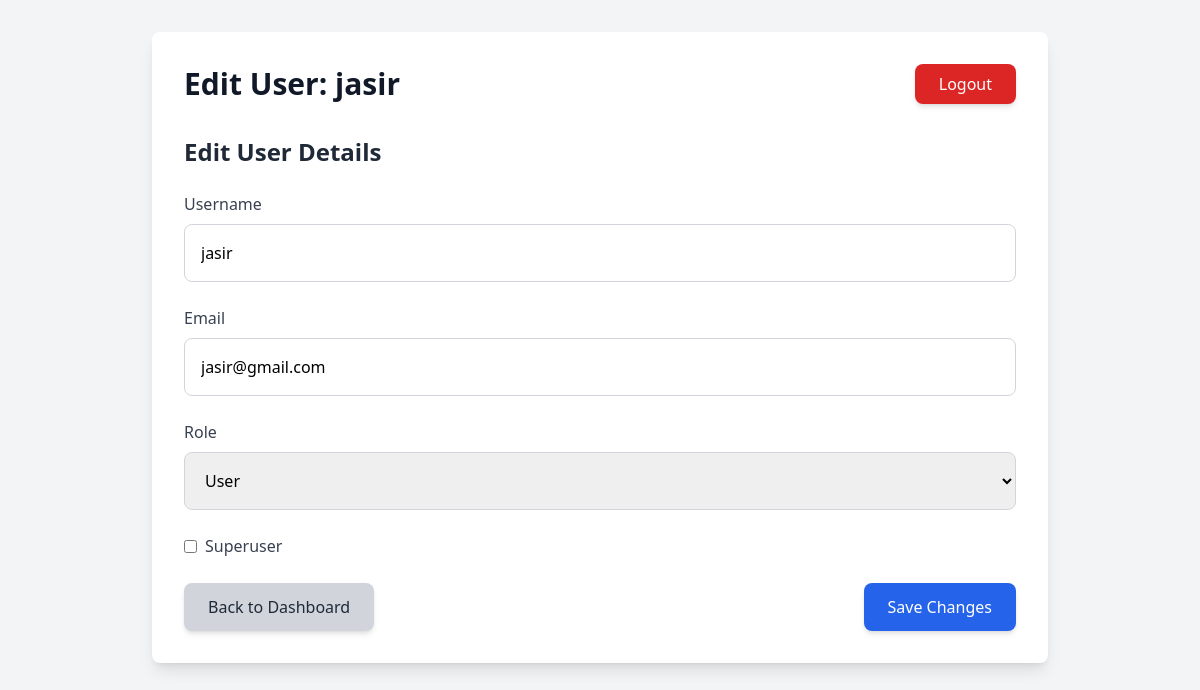
Screenshot of /tasks/admin/edit-user/2/ (signed in) with the database file from the repository.
### users/models.py (models this page shows, shortened)
class CustomUser(AbstractUser):
    ROLE_CHOICES = (
        ('SUPERADMIN', 'Super Admin'),
        ('ADMIN', 'Admin'),
        ('USER', 'User'),
    )
    role = models.CharField(max_length=20, choices=ROLE_CHOICES, default='USER')

### tasks/views.py (the view)
# urls.py: path('admin/edit-user/<int:user_id>/', edit_user, name='edit-user'),
@login_required
def edit_user(request, user_id):
    if not request.user.is_superuser and request.user.role != 'ADMIN':
        logout(request)
        return render(request, "not_authorized.html")
    user = get_object_or_404(CustomUser, pk=user_id)
    form = EditUserForm(request.POST or None, instance=user)
    if form.is_valid():
        form.save()
        return redirect("superadmin-dashboard")
    return render(request, "edit_user.html", {"form": form, "user": user})

### tasks/forms.py
class EditUserForm(forms.ModelForm):
    class Meta:
        model = CustomUser
        fields = ['username', 'email', 'role', 'is_superuser']
        labels = {
            'is_superuser': 'Is Admin',
        }
        widgets = {
            'username': forms.TextInput(attrs={'class': 'w-full p-4 border border-gray-300 rounded-lg focus:ring-2 focus:ring-blue-500 transition'}),
            'email': forms.EmailInput(attrs={'class': 'w-full p-4 border border-gray-300 rounded-lg focus:ring-2 focus:ring-blue-500 transition'}),
            'role': forms.Select(choices=CustomUser.ROLE_CHOICES, attrs={'class': 'w-full p-4 border border-gray-300 rounded-lg focus:ring-2 focus:ring-blue-500 transition'}),
            'is_superuser': forms.CheckboxInput(attrs={'class': 'mr-2 rounded'}),
        }

### templates/edit_user.html (shortened to what this page needs)
<!DOCTYPE html>
<html lang="en">
<head>
  <script src="https://cdn.tailwindcss.com"></script>
</head>
<body class="font-sans bg-gray-100 p-8">
  <div class="max-w-4xl mx-auto bg-white p-8 rounded-lg shadow-lg">
    <div class="flex justify-between items-center mb-8">
      <h1 class="text-3xl font-bold text-gray-900">Edit User: {{ user.username }}</h1>
      <form method="post" action="{% url 'logout' %}">
        <button type="submit" class="bg-red-600 hover:bg-red-700 text-white px-6 py-2 rounded-lg shadow-md transition">
          Logout
        </button>
      </form>
    </div>
    <div class="space-y-6">
      <h2 class="text-2xl font-semibold text-gray-800 mb-6">Edit User Details</h2>
      <form method="post" class="space-y-6">
        <div>
          <label for="id_username" class="block text-gray-700 font-medium mb-2">Username</label>
          <input type="text" name="username" id="id_username" value="{{ user.username }}" class="w-full p-4 border border-gray-300 rounded-lg focus:ring-2 focus:ring-blue-500 transition">
        </div>
        <div>
          <label for="id_email" class="block text-gray-700 font-medium mb-2">Email</label>
          <input type="email" name="email" id="id_email" value="{{ user.email }}" class="w-full p-4 border border-gray-300 rounded-lg focus:ring-2 focus:ring-blue-500 transition">
        </div>
<div>
    <label for="id_role" class="block text-gray-700 font-medium mb-2">Role</label>
    <select name="role" id="id_role" class="w-full p-4 border border-gray-300 rounded-lg focus:ring-2 focus:ring-blue-500 transition">
      <option value="USER" {% if user.role == 'USER' %}selected{% endif %}>User</option>
    </select>
  </div>
        <div>
          <label for="id_is_superuser" class="inline-flex items-center text-gray-700 font-medium">
            <input type="checkbox" name="is_superuser" id="id_is_superuser" {% if user.is_superuser %}checked{% endif %} class="mr-2 rounded">
            Superuser
          </label>
        </div>
        <div class="flex items-center justify-between mt-6">
          <a href="{% url 'superadmin-dashboard' %}" class="bg-gray-300 hover:bg-gray-400 text-gray-800 px-6 py-3 rounded-lg shadow-md transition">
            Back to Dashboard
          </a>
          <button type="submit" class="bg-blue-600 hover:bg-blue-700 text-white px-6 py-3 rounded-lg shadow-md transition">
            Save Changes
          </button>
        </div>
      </form>
    </div>
  </div>
</body>
</html>

### rows the page displays
CustomUser: username "jasir", email "jasir@gmail.com", role "User"
